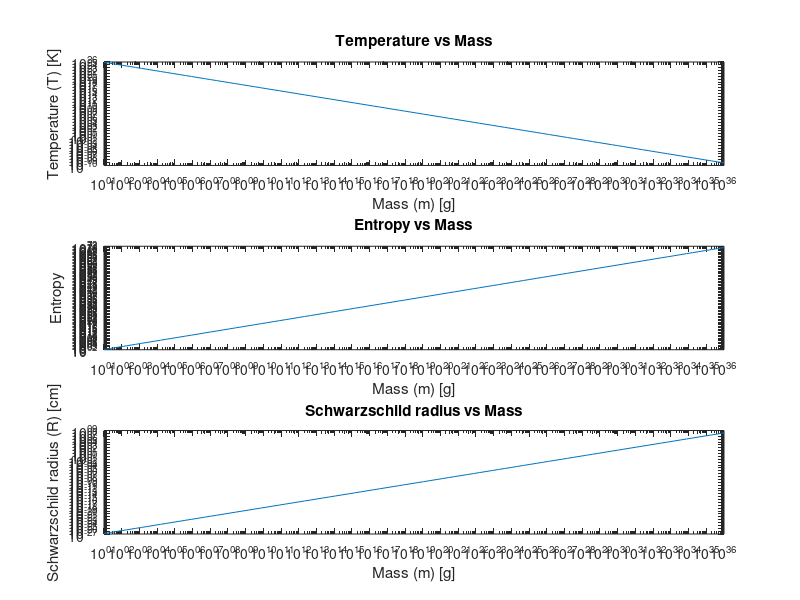

Source code (MATLAB): (Note: this script raises an error after producing the figure.)
%% COMPARISON OF DIFFERENT BLACK HOLE PROPERTIES

close all; clear; clc;



% Constants in appropriate units
h = 6.626e-27;          % Planck's constant in erg seconds
c = 3.0e10;             % Speed of light in cm/s
k = 1.38e-16;           % Boltzmann constant in erg/K
G = 6.674e-8;           % Gravitational constant in cm³/(g·s²)
h_bar = h / (2 * pi);   % Planck constant over 2*pi

% Define mass range in grams
mass = logspace(1, 36, 100);

% Calculate various properties

% Temperature vs Mass
temperature = (h * c^3) ./ (8 * pi * k * mass * G);

% Entropy vs Mass
entropy = (k * mass.^2) ./ (pi * h_bar * c);

% Schwarzschild radius vs Mass
schwarzschild_radius = (2 * G * mass) ./ c^2;

% Subplot 1: Temperature vs Mass
subplot(3, 1, 1);
loglog(mass, temperature);
xlabel('Mass (m) [g]');
ylabel('Temperature (T) [K]');
title('Temperature vs Mass');

% Subplot 2: Entropy vs Mass
subplot(3, 1, 2);
loglog(mass, entropy);
xlabel('Mass (m) [g]');
ylabel('Entropy');
title('Entropy vs Mass');

% Subplot 3: Schwarzschild radius vs Mass
subplot(3, 1, 3);
loglog(mass, schwarzschild_radius);
xlabel('Mass (m) [g]');
ylabel('Schwarzschild radius (R) [cm]');
title('Schwarzschild radius vs Mass');

% Adjust the spacing between subplots
sgtitle('Comparison of Different Black Hole Properties'); % Add a super title

% Display the plot
